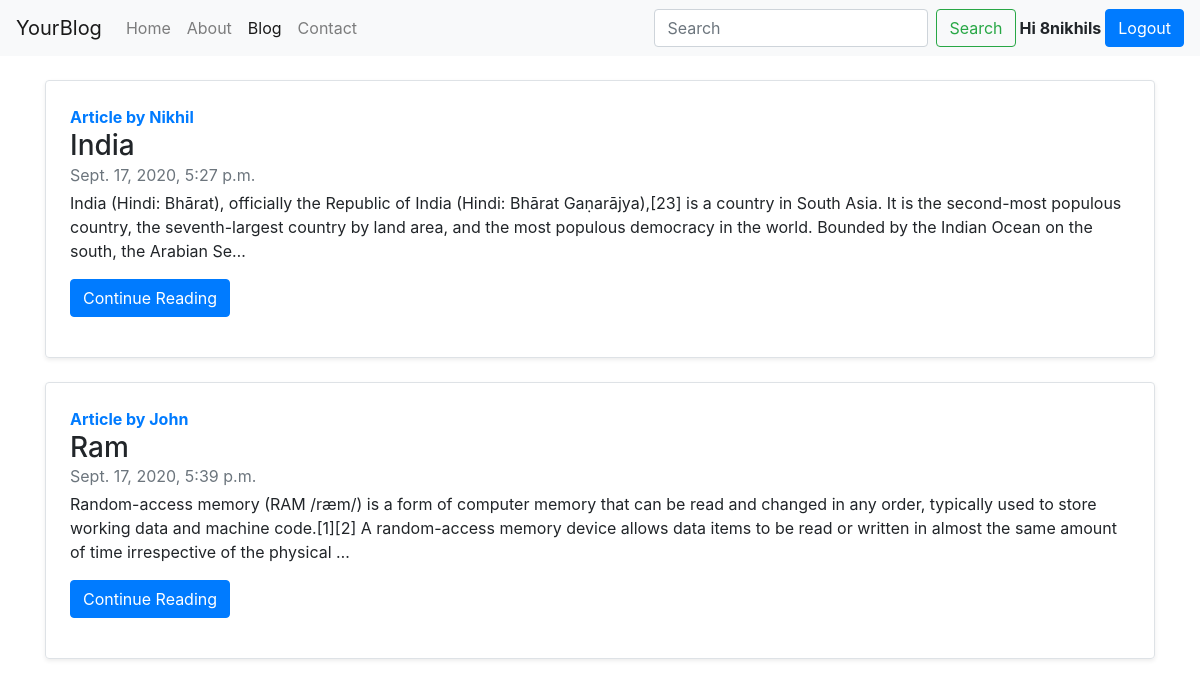
Screenshot of /blog/ (signed in) with the database file from the repository.
### blog/models.py (models this page shows)
class Post(models.Model):
    sno = models.IntegerField()
    title = models.CharField(max_length=200)
    content = models.TextField()
    author = models.CharField(max_length=100)
    timeStamp = models.DateTimeField(blank=True)
    slug = models.CharField(max_length=200)

### blog/views.py (the view)
# urls.py: path('', views.home, name='home'),
def home(request):
    everypost = Post.objects.all()
    return render(request, 'blog/home.html', {'everypost': everypost})

### templates/blog/home.html
{% extends 'base.html' %}{% block title %}Blog {% endblock title %}aaaaasssssas
{% block blogactive %}active {% endblock blogactive %}{% block body %}
<div class="container my-4">
  {% for post in everypost %}
  <div
    class="row no-gutters border rounded overflow-hidden flex-md-row mb-4 shadow-sm h-md-250 position-relative"
  >
    <div class="col p-4 d-flex flex-column position-static">
      <strong class="text-primary">Article by {{post.author}}</strong>
      <h3 class="mb-0">{{post.title}}</h3>
      <div class="mb-1 text-muted">{{post.timeStamp}}</div>
      <p class="card-text mb-auto">{{post.content | truncatechars:300 }}</p>
      <div class="my-3">
        <a href="/blog/{{post.slug}}" role="button" class="btn btn-primary"
          >Continue Reading</a
        >
      </div>
    </div>
  </div>
  {% endfor %}
</div>
{% endblock body %}

### templates/base.html (shortened to what this page needs)
<!DOCTYPE html>
<html lang="en">
  <head>
    <link
      rel="stylesheet"
      href="https://stackpath.bootstrapcdn.com/bootstrap/4.5.2/css/bootstrap.min.css"
    />
  </head>
  <body>
    <nav class="navbar navbar-expand-lg navbar-light bg-light">
      <a class="navbar-brand" href="/">YourBlog</a>
      <div class="collapse navbar-collapse" id="navbarSupportedContent">
        <ul class="navbar-nav mr-auto">
          <li class="nav-item {% block homeactive %} {% endblock homeactive %}">
            <a class="nav-link" href="/"
              >Home <span class="sr-only">(current)</span></a
            >
          </li>
          <li
            class="nav-item {% block aboutactive %} {% endblock aboutactive %}"
          >
            <a class="nav-link" href="/about">About</a>
          </li>
          <li class="nav-item {% block blogactive %} {% endblock blogactive %}">
            <a class="nav-link" href="/blog">Blog</a>
          </li>
          <li
            class="nav-item {% block contactactive %} {% endblock contactactive %}"
          >
            <a class="nav-link" href="/contact">Contact</a>
          </li>
        </ul>
        <form action="/search" method="get" class="form-inline my-2 my-lg-0">
          <input
            class="form-control mr-sm-2"
            type="search"
            placeholder="Search"
            aria-label="Search"
            name="search"
            id="search"
          />
          <button class="btn btn-outline-success my-2 my-sm-0" type="submit">
            Search
          </button>
        </form>
        {% if user.is_authenticated %}
        <strong style="margin-left: 4px"> Hi {{request.user}}</strong>
        <a href="/logout" class="btn btn-primary" style="margin-left: 4px">
          Logout</a
        >
        {% endif %}
      </div>
    </nav>
    {% block body %} {% endblock body %}
  </body>
</html>

### rows the page displays
Post: author "Nikhil", title "India", timeStamp "Sept. 17, 2020, 5:27 p.m.", content "India (Hindi: Bhārat), officially the Republic of India (Hindi: Bhārat Gaṇarājya),[23] is a country in South Asia. It is the second-most populous country, the seventh-largest country by land area, and the most populous democracy in the world. Bounded by the Indian Ocean on the south, the Arabian Se…"
Post: author "John", title "Ram", timeStamp "Sept. 17, 2020, 5:39 p.m.", content "Random-access memory (RAM /ræm/) is a form of computer memory that can be read and changed in any order, typically used to store working data and machine code.[1][2] A random-access memory device allows data items to be read or written in almost the same amount of time irrespective of the physical …"

### other values shown
{{ request.user }} "8nikhils"
